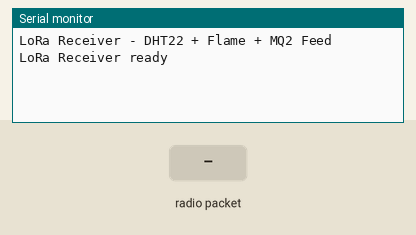
Bench run of a sketch on a simulated Arduino Uno, built with avr-gcc and run on an emulated ATmega328P. Parts: the last lines printed to the serial monitor. Inputs (shaded band) come from the test bench. No radio packets arrive unless stated.

Above: at 1.2 s.
1.3 s: radio packet "1" arrives
At 2.3 s:
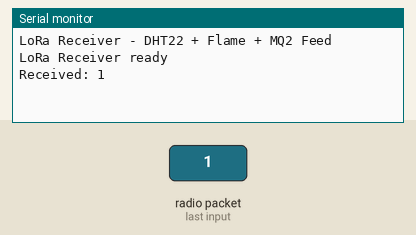
2.8 s: radio packet "0" arrives
At 3.4 s:
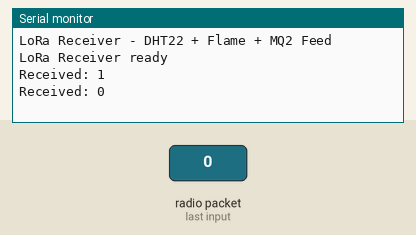
4.3 s: radio packet "2" arrives
At 5.7 s:
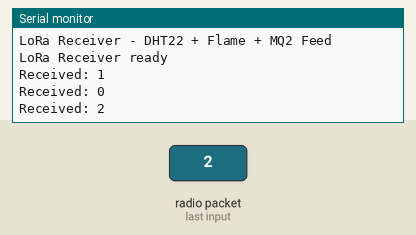

The sketch:

reciever.ino
```cpp
#include <SPI.h>
#include <LoRa.h>

// LoRa Pins
#define SS   5
#define RST  14
#define DIO0 2

void setup() {
  Serial.begin(115200);
  while (!Serial);

  Serial.println("LoRa Receiver - DHT22 + Flame + MQ2 Feed");

  LoRa.setPins(SS, RST, DIO0);

  if (!LoRa.begin(433E6)) {
    Serial.println("LoRa init failed. Check wiring.");
    while (1);
  }

  Serial.println("LoRa Receiver ready");
}

void loop() {
  int packetSize = LoRa.parsePacket();
  if (packetSize) {
    String message = "";
    while (LoRa.available()) {
      message += (char)LoRa.read();
    }

    Serial.println("Received: " + message);
  }
}
```

Measured:
- after the input at 1.3 s, the serial monitor: prints a new line at once (image 1)
- after the input at 2.8 s, the serial monitor: prints a new line at once (image 2)
- after the input at 4.3 s, the serial monitor: prints a new line at once (image 3)
